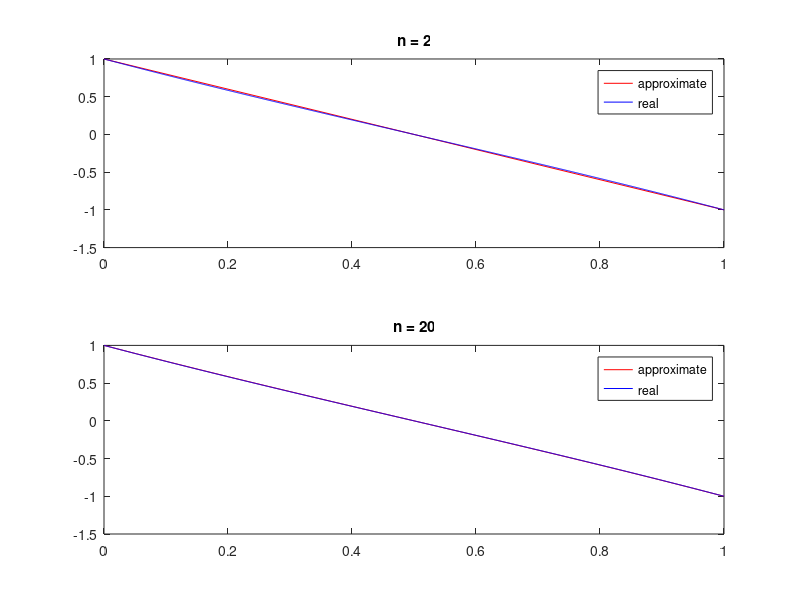

Recreate this plot in MATLAB.
%% small n
close all; clear all; clc;
T = 1;
n = 2;
h = T/n;


y1 = 1;
yn = -1;

A = zeros(n,n);
b = zeros(n,1);
b(1) = y1;
b(n) = yn;

%boundaries
A(1,1)=1;
A(n,n)=1;

for i= 2:n-1
    A(i,i-1:i+1)=[1 -(2+h^2) 1]; %This starts in line i and puts the values in the vector in the colums specified (i-1, i and i+1)
end

x = linspace(0,1,n); %for approximation
x_real = linspace(0,1,1000); %for the real solution


for j = 1:length(x_real)
y_real(j) = -0.5820*exp(x_real(j)) + 1.5820*exp(-x_real(j));
end


y = A\b;
subplot(2,1,1)
plot(x,y,'r')
hold on 
plot(x_real,y_real,'b')
title(['n = ',num2str(n)]) %prints the title with each n used
legend('approximate', 'real')


%% bigger n
n = 20;
T = 1;

h = T/n;


y1 = 1;
yn = -1;

A = zeros(n,n);
b = zeros(n,1);
b(1) = y1;
b(n) = yn;

%boundaries
A(1,1)=1;
A(n,n)=1;

for i= 2:n-1
    A(i,i-1:i+1)=[1 -(2+h^2) 1]; %This starts in line i and puts the values in the vector in the colums specified (i-1, i and i+1)
end

x = linspace(0,1,n); %for approximation
x_real = linspace(0,1,1000); %for the real solution


for j = 1:length(x_real)
y_real(j) = -0.5820*exp(x_real(j)) + 1.5820*exp(-x_real(j));
end

y = A\b;

subplot(2,1,2)
plot(x,y,'r')
hold on 
plot(x_real,y_real,'b')
title(['n = ',num2str(n)]) %prints the title with each n used
legend('approximate', 'real')
